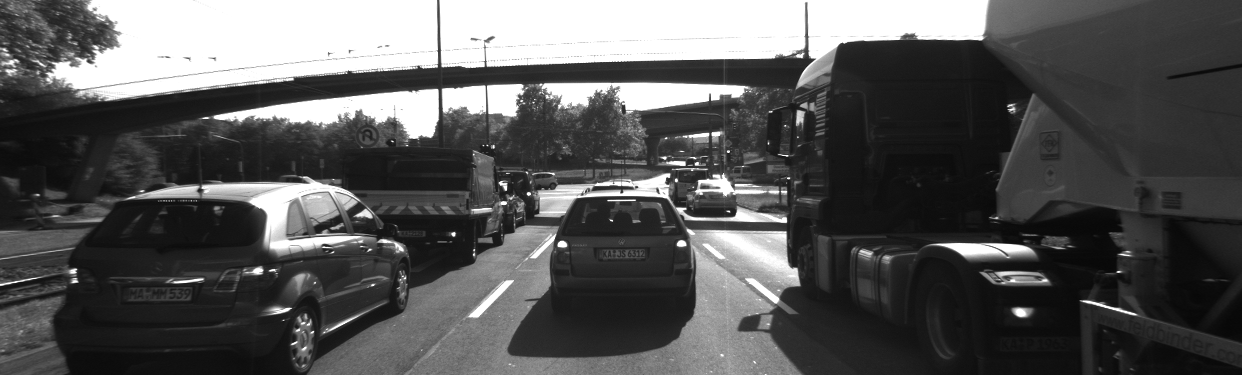
//> input picture lessons/01_foundations/01_camera_projection/data/image/0000000000.png, 1242 x 375 px
$ ./orb_cv ../../lessons/01_foundations/01_camera_projection/data/image/0000000000.png ../../lessons/01_foundations/01_camera_projection/data/image/0000000000.png   (built with g++ and OpenCV 4)
//> lines starting //> are read from the running program, lines starting //| are printed output that depends on the picture
#include <cstdlib>
#include <chrono>
#include <iostream>
#include <opencv2/core/core.hpp>
#include <opencv2/features2d/features2d.hpp>
#include <opencv2/highgui/highgui.hpp>

using namespace std;
using namespace cv;

int main(int argc, char **argv) {
  if (argc != 3) {
    cout << "usage: feature_extraction img1 img2" << endl;
    return 1;
  }
  Mat img_1 = imread(argv[1], cv::IMREAD_COLOR);
//> img_1 is the input picture: 375 rows x 1242 cols, CV_8UC3; min 7, max 255, mean 86.7
  Mat img_2 = imread(argv[2], cv::IMREAD_COLOR);
  assert(img_1.data != nullptr && img_2.data != nullptr);

  std::vector<KeyPoint> keypoints_1, keypoints_2;
  Mat descriptors_1, descriptors_2;
  Ptr<FeatureDetector> detector = ORB::create();
  Ptr<DescriptorExtractor> descriptor = ORB::create();
  Ptr<DescriptorMatcher> matcher =
      DescriptorMatcher::create("BruteForce-Hamming");

  chrono::steady_clock::time_point t1 = chrono::steady_clock::now();
  detector->detect(img_1, keypoints_1);
//> keypoints_1 = 500 keypoints; strongest (x, y, size): (454, 233, 31), (453, 235, 31), (684, 163, 31), (527, 193, 31)
  detector->detect(img_2, keypoints_2);
//> keypoints_2 has the same summary as keypoints_1

  descriptor->compute(img_1, keypoints_1, descriptors_1);
  descriptor->compute(img_2, keypoints_2, descriptors_2);
  chrono::steady_clock::time_point t2 = chrono::steady_clock::now();
  chrono::duration<double> time_used =
      chrono::duration_cast<chrono::duration<double>>(t2 - t1);
  cout << "extract ORB cost = " << time_used.count() << " seconds. " << endl;

  Mat outimg1;
  drawKeypoints(img_1, keypoints_1, outimg1, Scalar::all(-1),
                DrawMatchesFlags::DEFAULT);
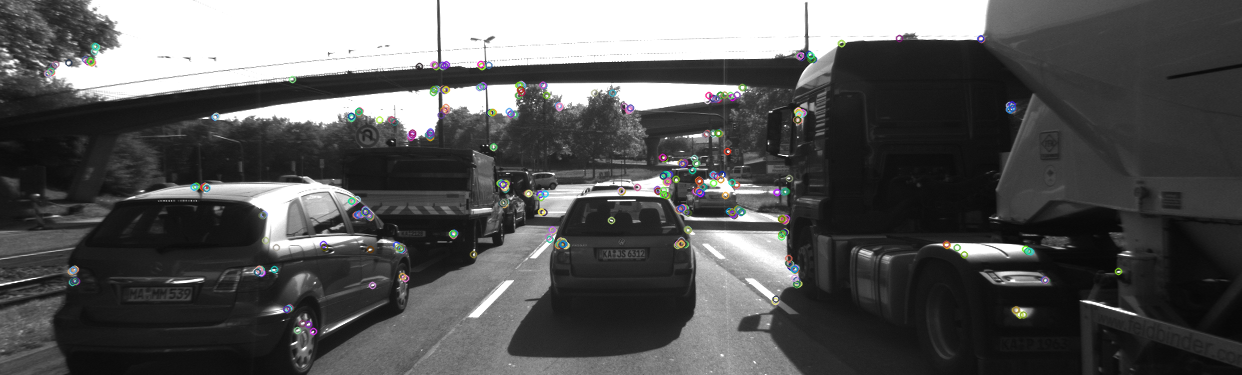
//> outimg1: 375 rows x 1242 cols, CV_8UC3; mean B, G, R 86.4, 86.4, 86.3

  vector<DMatch> matches;
  t1 = chrono::steady_clock::now();
  matcher->match(descriptors_1, descriptors_2, matches);
//> matches = 500 matches
  t2 = chrono::steady_clock::now();
  time_used = chrono::duration_cast<chrono::duration<double>>(t2 - t1);
  cout << "match ORB cost = " << time_used.count() << " seconds. " << endl;

  auto min_max = minmax_element(matches.begin(), matches.end(),
                                [](const DMatch &m1, const DMatch &m2) {
                                  return m1.distance < m2.distance;
                                });
  double min_dist = min_max.first->distance;
//> min_dist = 0
  double max_dist = min_max.second->distance;
//> max_dist = 0

  printf("-- Max dist : %f \n", max_dist);
//| -- Max dist : 0.000000
  printf("-- Min dist : %f \n", min_dist);
//| -- Min dist : 0.000000

  std::vector<DMatch> good_matches;
  for (int i = 0; i < descriptors_1.rows; i++) {
    if (matches[i].distance <= max(2 * min_dist, 30.0)) {
      good_matches.push_back(matches[i]);
    }
  }
//> after the loop, good_matches = 500 matches

  Mat img_match;
  Mat img_goodmatch;
  drawMatches(img_1, keypoints_1, img_2, keypoints_2, matches, img_match);
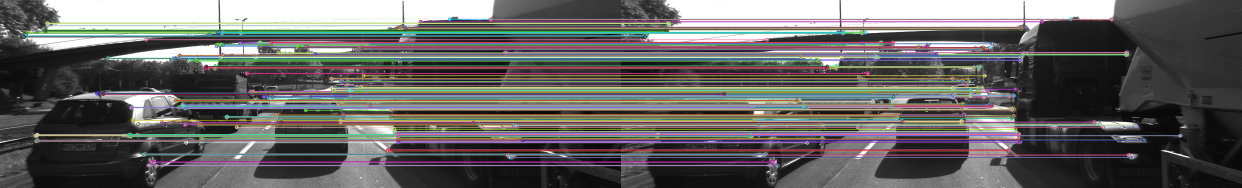
//> img_match: 375 rows x 2484 cols, CV_8UC3 (shown at 1/2 size); mean B, G, R 98.9, 100.1, 101.9
  drawMatches(img_1, keypoints_1, img_2, keypoints_2, good_matches,
              img_goodmatch);
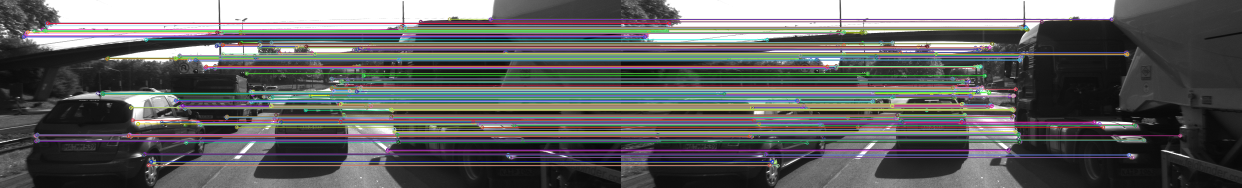
//> img_goodmatch: 375 rows x 2484 cols, CV_8UC3 (shown at 1/2 size); mean B, G, R 98.1, 98.5, 98.3
  if (std::getenv("SLAM_HEADLESS")) {
    imwrite("good_matches.png", img_goodmatch);
  } else {
    imshow("ORB features", outimg1);
    imshow("all matches", img_match);
    imshow("good matches", img_goodmatch);
    waitKey(0);
  }

  return 0;
}
